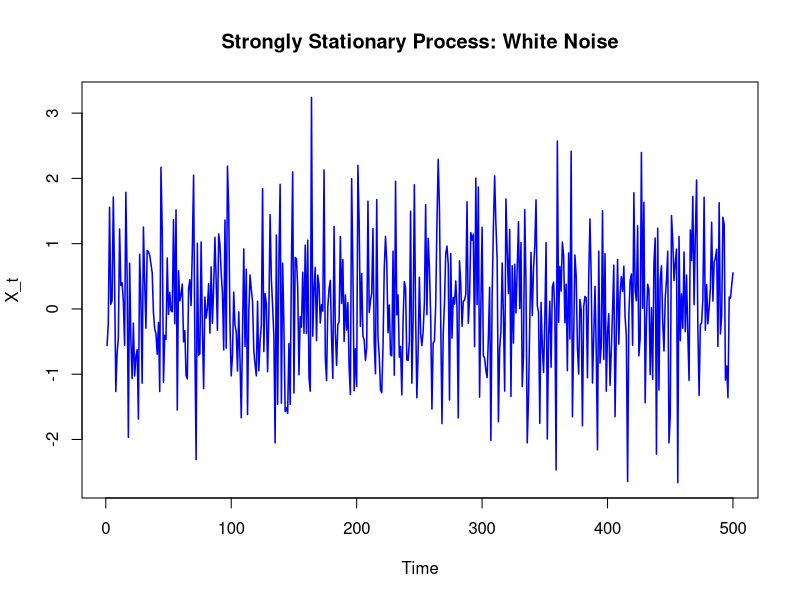
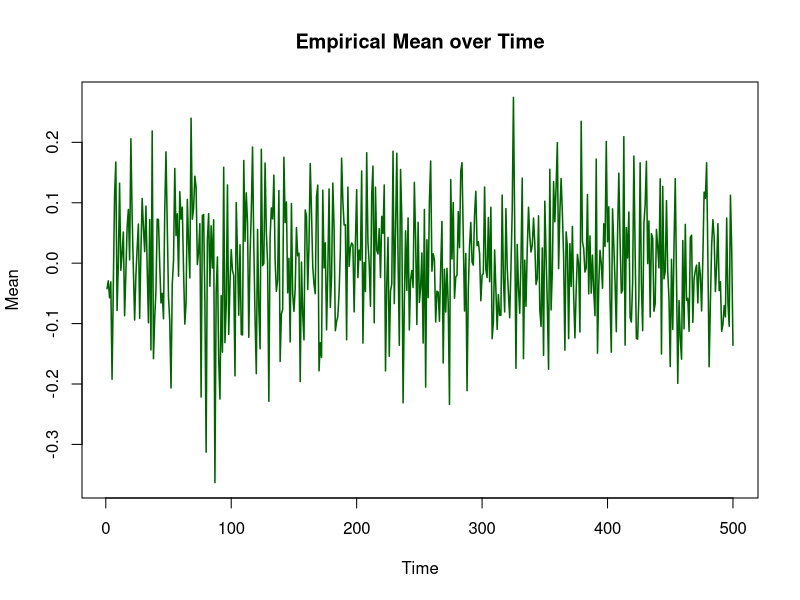
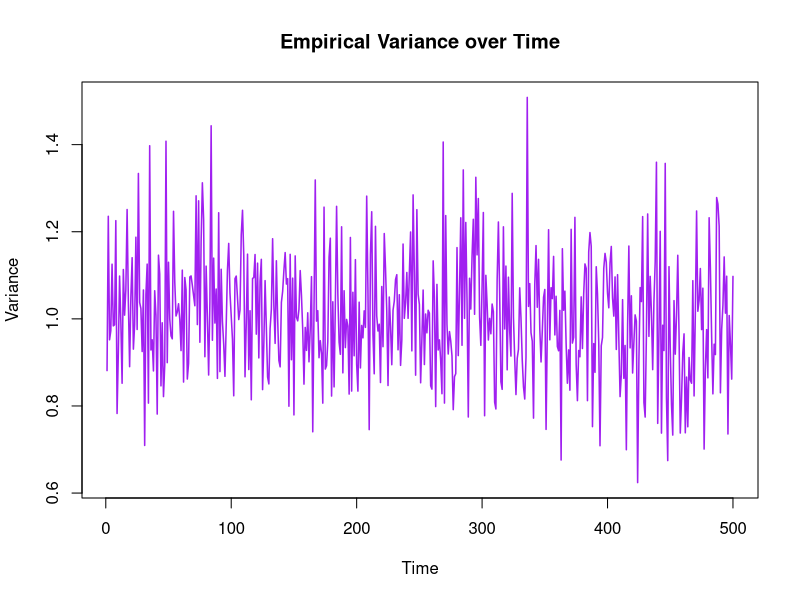
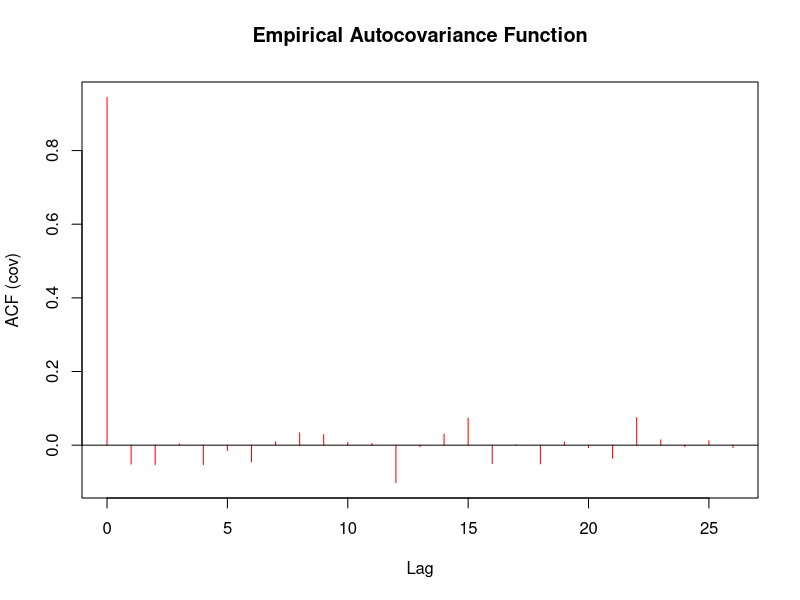
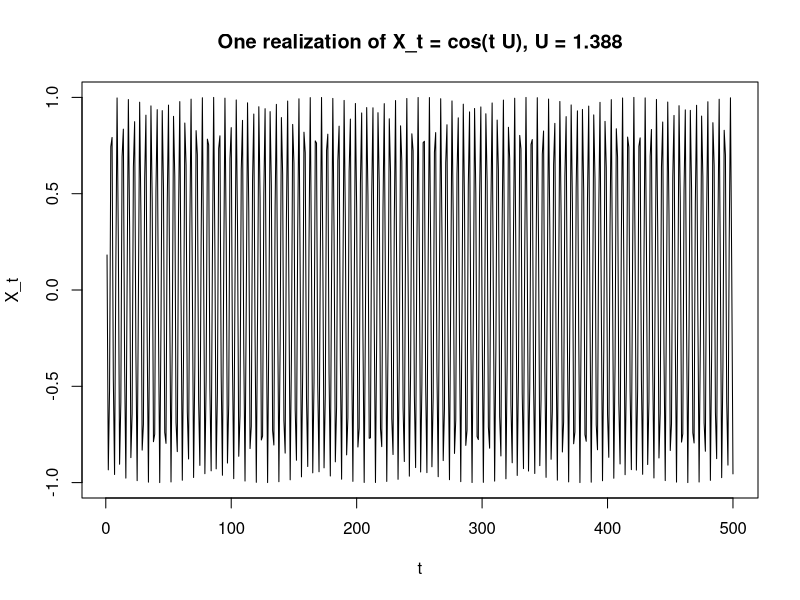
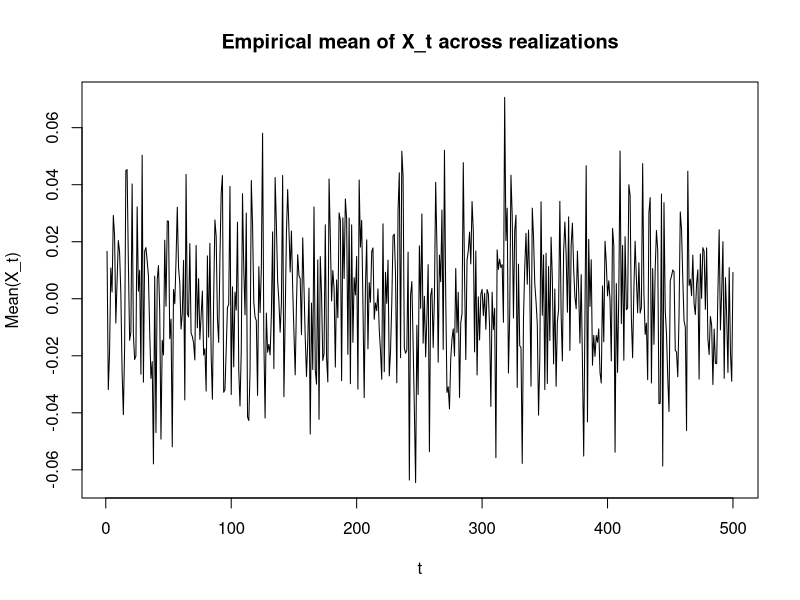
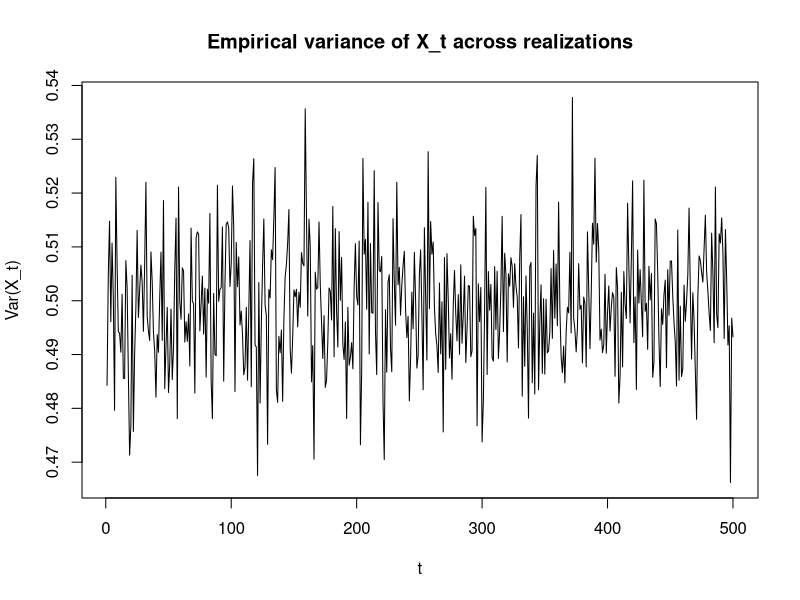
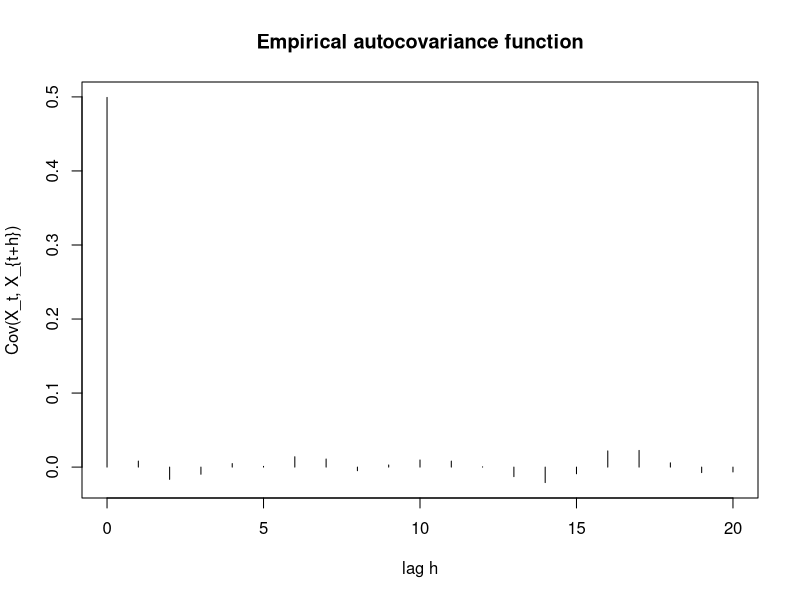

Write the R code that produced these figures, in order.
rm(list=ls())

# -------------- Exercise 1


# Set seed for reproducibility
set.seed(123)

# Parameters
n <- 500           # Length of time series
m_realizations <- 100  # Number of realizations for empirical statistics

# Simulate a single realization of white noise
X <- rnorm(n, mean = 0, sd = 1)

# Plot the time series
plot(1:n, X, type = "l", col = "blue", lwd = 1.5,
     main = "Strongly Stationary Process: White Noise",
     xlab = "Time", ylab = "X_t")

# Compute empirical mean and variance over multiple realizations
means <- numeric(n)
vars <- numeric(n)

for(t in 1:n){
  X_mult <- matrix(rnorm(n * m_realizations, mean = 0, sd = 1), nrow = m_realizations)
  means[t] <- mean(X_mult[, t])
  vars[t] <- var(X_mult[, t])
}

# Plot mean over time
plot(1:n, means, type = "l", col = "darkgreen", lwd = 1.5,
     main = "Empirical Mean over Time",
     xlab = "Time", ylab = "Mean")

# Plot variance over time
plot(1:n, vars, type = "l", col = "purple", lwd = 1.5,
     main = "Empirical Variance over Time",
     xlab = "Time", ylab = "Variance")

# Compute and plot empirical autocovariance
acf(X, type = "covariance", main = "Empirical Autocovariance Function", col = "red")



# ---------------- consider a weak stationary but not strong stationary process


set.seed(12345)
n <- 500      # number of time points
Nrep <- 1000  # number of independent realizations (for ensemble statistics)

# --- 1) Simulate a single realization ---
U_single <- runif(1, min = -pi, max = pi)   # sample one U
tvec <- 1:n
X_single <- cos(tvec * U_single)

# Plot the single realization
plot(tvec, X_single, type='l', main=paste("One realization of X_t = cos(t U), U =", round(U_single,3)),
     xlab="t", ylab="X_t")

# --- 2) Generate multiple realizations ---
U_vec <- runif(Nrep, min = -pi, max = pi)      # Nrep independent U's
# Create matrix: each row is a realization
X_mat <- t(sapply(U_vec, function(u) cos(tvec * u)))   # Nrep x n

# Empirical mean and variance at each t
mean_t <- colMeans(X_mat)
var_t  <- apply(X_mat, 2, var)

# Plot empirical mean
plot(tvec, mean_t, type='l', main="Empirical mean of X_t across realizations",
     xlab="t", ylab="Mean(X_t)")

# Plot empirical variance
plot(tvec, var_t, type='l', main="Empirical variance of X_t across realizations",
     xlab="t", ylab="Var(X_t)")

# --- 3) Show weak stationarity ---
# The process is weakly stationary if mean is constant and autocovariance depends only on lag
lag_max <- 20
emp_autocov <- function(h) {
  if(h==0) return(mean(colMeans(X_mat^2)))
  m <- 1:(n-h)
  mean(rowMeans(X_mat[, m] * X_mat[, m+h]))
}
emp_gamma <- sapply(0:lag_max, emp_autocov)

# Plot empirical autocovariance vs lag
plot(0:lag_max, emp_gamma, type='h', main="Empirical autocovariance function",
     xlab="lag h", ylab="Cov(X_t, X_{t+h})")


# --------------- random walk
set.seed(12345)

n <- 500      # number of time points
Nrep <- 1000  # number of independent realizations

# --- 1) Simulate a single realization ---
X <- rnorm(n)         # i.i.d. standard normal increments
S <- cumsum(X)        # random walk
plot(1:n, S, type='l', main="Single realization of a random walk",
     xlab="t", ylab="S_t")

# --- 2) Generate multiple realizations ---
X_mat <- matrix(rnorm(n * Nrep), nrow=Nrep, ncol=n)   # each row is a realization of increments
S_mat <- t(apply(X_mat, 1, cumsum))                  # random walks

# Empirical mean and variance at each t
mean_t <- colMeans(S_mat)
var_t  <- apply(S_mat, 2, var)

# Plot empirical mean
plot(1:n, mean_t, type='l', main="Empirical mean of S_t across realizations",
     xlab="t", ylab="Mean(S_t)")

# Plot empirical variance
plot(1:n, var_t, type='l', main="Empirical variance of S_t across realizations",
     xlab="t", ylab="Var(S_t)")
